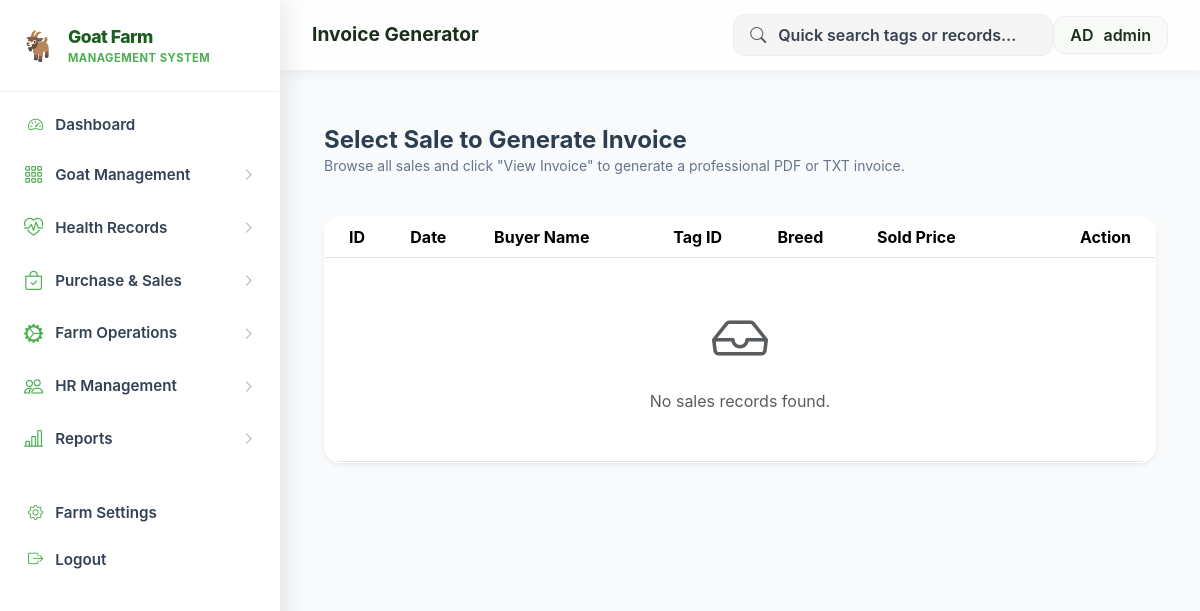
Before: /invoice (signed in) with the older database file.
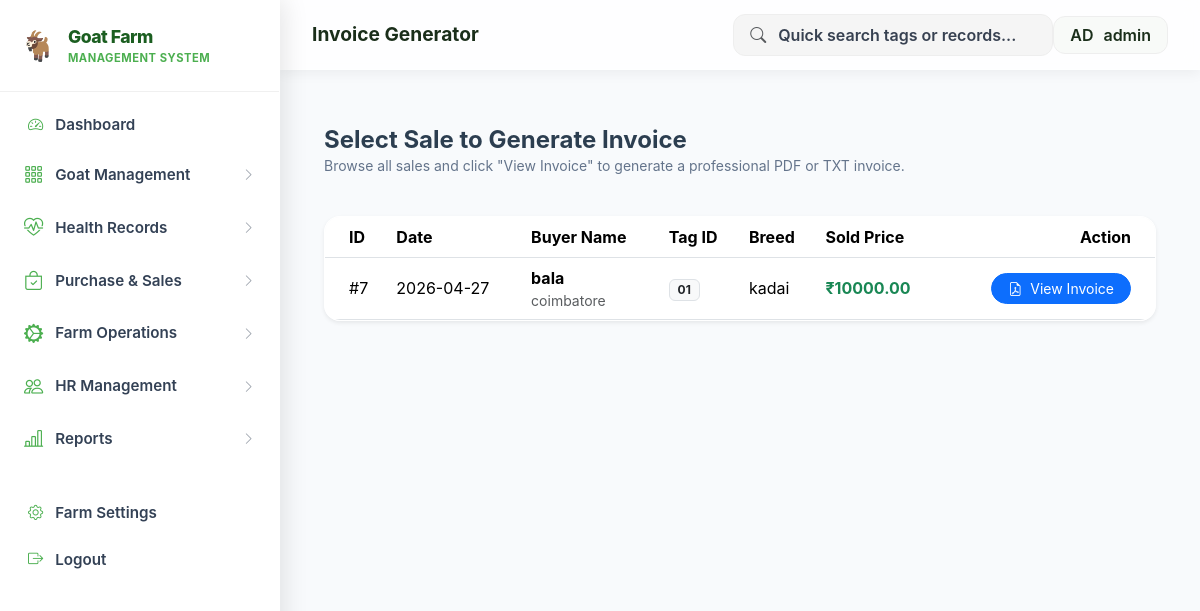
After: the same page with the newer database file.
### tables this page shows
CREATE TABLE sales_records (
                id INTEGER PRIMARY KEY AUTOINCREMENT,
                sr_no TEXT,
                tag_id TEXT NOT NULL,
                breed TEXT,
                breed_percent TEXT,
                gender TEXT,
                weight REAL,
                sold_price REAL,
                date_of_sale DATE,
                buyer_name TEXT,
                buyer_city TEXT,
                buyer_contact TEXT
            );

### Project_goatfarm.py (the view, shortened to what this page needs)
@app.route('/invoice')
@app.route('/invoice/<int:sales_id>')
def generate_invoice(sales_id=None):
    db = get_db()
    if sales_id is None:
        sales = db.execute('SELECT * FROM sales_records ORDER BY date_of_sale DESC').fetchall()
        return render_template('invoice_list.html', sales=sales)

### Project_goatfarm.py (called while the page is built)
def get_db():
    conn = sqlite3.connect(DB_FILE)
    conn.row_factory = sqlite3.Row
    return conn

@app.before_request
def require_login():
    allowed_routes = ['login', 'static', 'register', 'verify_otp', 'goats', 'goat_detail']
    if request.endpoint not in allowed_routes and 'user_id' not in session:
        return redirect(url_for('login'))

### templates/invoice_list.html
{% extends 'layout.html' %}
{% block page_title %}Invoice Generator{% endblock %}
{% block content %}
<div class="container-fluid py-4">
    <div class="row mb-4 align-items-center">
        <div class="col">
            <h4 class="fw-bold mb-0">Select Sale to Generate Invoice</h4>
            <p class="text-muted small">Browse all sales and click "View Invoice" to generate a professional PDF or TXT invoice.</p>
        </div>
    </div>
    <div class="card border-0 shadow-sm rounded-4 overflow-hidden">
        <div class="table-responsive">
            <table class="table table-hover align-middle mb-0">
                <thead class="bg-light">
                    <tr>
                        <th class="ps-4">ID</th>
                        <th>Date</th>
                        <th>Buyer Name</th>
                        <th>Tag ID</th>
                        <th>Breed</th>
                        <th>Sold Price</th>
                        <th class="text-end pe-4">Action</th>
                    </tr>
                </thead>
                <tbody>
                    {% for sale in sales %}
                    <tr>
                        <td class="ps-4">#{{ sale.id }}</td>
                        <td>{{ sale.date_of_sale }}</td>
                        <td>
                            <div class="fw-bold">{{ sale.buyer_name }}</div>
                            <div class="text-muted small">{{ sale.buyer_city }}</div>
                        </td>
                        <td><span class="badge bg-light text-dark border">{{ sale.tag_id }}</span></td>
                        <td>{{ sale.breed }}</td>
                        <td><span class="fw-bold text-success">₹{{ "%.2f"|format(sale.sold_price) }}</span></td>
                        <td class="text-end pe-4">
                            <a href="{{ url_for('generate_invoice', sales_id=sale.id) }}" class="btn btn-sm btn-primary rounded-pill px-3">
                                <i class="bi bi-file-earmark-pdf me-1"></i> View Invoice
                            </a>
                        </td>
                    </tr>
                    {% else %}
                    <tr>
                        <td colspan="7" class="text-center py-5 text-muted">
                            <i class="bi bi-inbox display-4 d-block mb-3"></i>
                            No sales records found.
                        </td>
                    </tr>
                    {% endfor %}
                </tbody>
            </table>
        </div>
    </div>
</div>
{% endblock %}

Changed rows visible on the page:
added sales_records: id "7", date_of_sale "2026-04-27", buyer_name "bala", buyer_city "coimbatore", tag_id "01", breed "kadai", sold_price "10000.00"
Other visible differences:
text no longer shown: "No sales records found."
